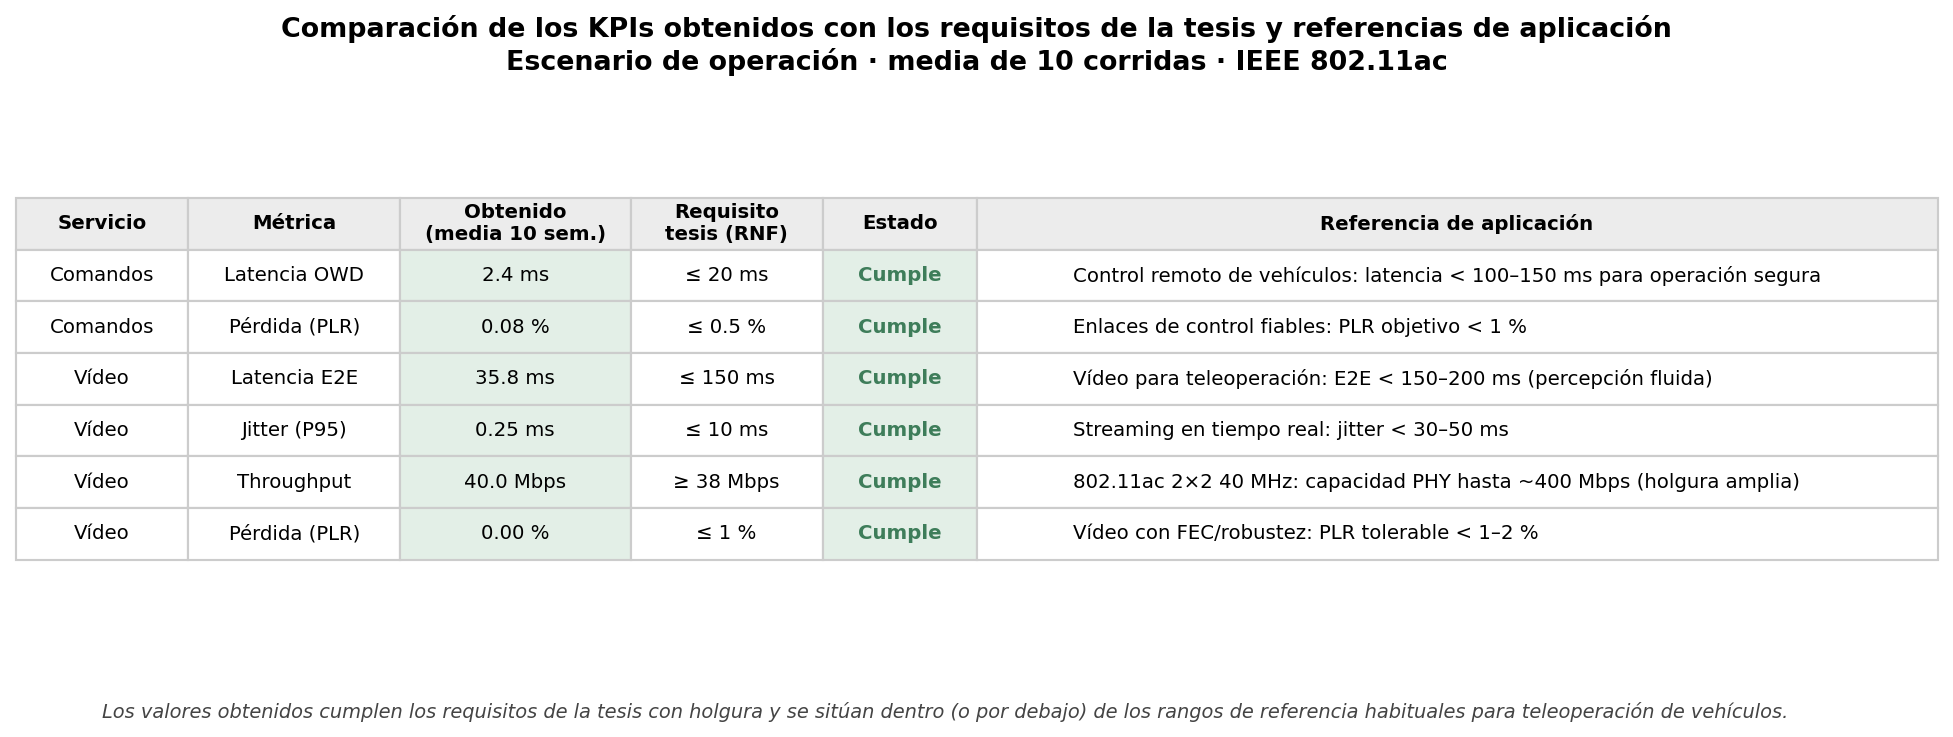

The script that saved this image:
"""
Comparación de KPIs — resultados vs. requisitos de la tesis y referencias de aplicación
=======================================================================================
Contrasta los KPIs obtenidos en la simulación (media de 10 semillas) con:
  (a) el requisito oficial de la tesis (RNF),
  (b) rangos de referencia típicos para teleoperación / control remoto de vehículos
      y los límites del estándar IEEE 802.11ac (referencias de aplicación, no papers
      específicos).

Genera comparacion_kpis.png (tabla sobria) e imprime el resumen.
Ejecutar:  python comparacion_kpis.py
"""
import os, sys, csv, glob
try: sys.stdout.reconfigure(encoding="utf-8")
except Exception: pass
import numpy as np
import matplotlib
matplotlib.use("Agg")
import matplotlib.pyplot as plt

HERE = os.path.dirname(os.path.abspath(__file__))
RES  = os.path.join(HERE, "..", "results")

def load_flow(p):
    d = {}
    for r in csv.DictReader(open(p)): d[r["name"]] = r
    return d

# media de las 10 semillas del escenario de operación
seed_files = sorted(glob.glob(os.path.join(RES, "principal_s*_v3_flow_stats.csv")))
if not seed_files:
    seed_files = [os.path.join(RES, "mobility_v3_flow_stats.csv")]
runs = [load_flow(p) for p in seed_files]
def media(grp, key):
    return float(np.mean([float(r[grp][key]) for r in runs if grp in r]))

# ---- filas de comparación ----
# (Servicio, Métrica, valor_obtenido, requisito_tesis, referencia_aplicacion)
obt = {
    "cmd_owd":  media("Comandos", "owd_ms"),
    "cmd_plr":  media("Comandos", "plr_pct"),
    "vid_e2e":  media("Video", "e2e_ms"),
    "vid_jit":  media("Video", "jitter_p95_ms"),
    "vid_tput": media("Video", "goodput_mbps"),
    "vid_plr":  media("Video", "plr_pct"),
}

filas = [
    ("Comandos", "Latencia OWD",  f"{obt['cmd_owd']:.1f} ms",  "≤ 20 ms",
     "Control remoto de vehículos: latencia < 100–150 ms para operación segura"),
    ("Comandos", "Pérdida (PLR)", f"{obt['cmd_plr']:.2f} %",   "≤ 0.5 %",
     "Enlaces de control fiables: PLR objetivo < 1 %"),
    ("Vídeo",    "Latencia E2E",  f"{obt['vid_e2e']:.1f} ms",  "≤ 150 ms",
     "Vídeo para teleoperación: E2E < 150–200 ms (percepción fluida)"),
    ("Vídeo",    "Jitter (P95)",  f"{obt['vid_jit']:.2f} ms",  "≤ 10 ms",
     "Streaming en tiempo real: jitter < 30–50 ms"),
    ("Vídeo",    "Throughput",    f"{obt['vid_tput']:.1f} Mbps","≥ 38 Mbps",
     "802.11ac 2×2 40 MHz: capacidad PHY hasta ~400 Mbps (holgura amplia)"),
    ("Vídeo",    "Pérdida (PLR)", f"{obt['vid_plr']:.2f} %",   "≤ 1 %",
     "Vídeo con FEC/robustez: PLR tolerable < 1–2 %"),
]

# ---- imprimir ----
for s, m, v, req, ref in filas:
    print(f"[{s:8s}] {m:14s} obtenido={v:10s} | tesis {req:9s} | ref: {ref}")

# ---- figura sobria ----
plt.rcParams.update({"font.size": 10, "axes.titleweight": "bold"})
C_OK, C_OK_BG, C_HEAD = "#3E7D5A", "#E3EFE7", "#Ececec"
fig, ax = plt.subplots(figsize=(16, 4.6)); ax.axis("off")
cell, colors = [], []
for s, m, v, req, ref in filas:
    cell.append([s, m, v, req, "Cumple", ref])
    colors.append(["white", "white", C_OK_BG, "white", C_OK_BG, "white"])
tab = ax.table(cellText=cell,
               colLabels=["Servicio", "Métrica", "Obtenido\n(media 10 sem.)",
                          "Requisito\ntesis (RNF)", "Estado", "Referencia de aplicación"],
               cellColours=colors, cellLoc="center", loc="center",
               colColours=[C_HEAD]*6,
               colWidths=[0.09, 0.11, 0.12, 0.10, 0.08, 0.50])
tab.auto_set_font_size(False); tab.set_fontsize(9.2); tab.scale(1, 2.0)
for (r, c), cellobj in tab.get_celld().items():
    cellobj.set_edgecolor("#CCC")
    if r == 0: cellobj.set_text_props(weight="bold")
    if c == 5 and r > 0: cellobj.set_text_props(ha="left")
    if c == 4 and r > 0: cellobj.set_text_props(weight="bold", color=C_OK)
ax.set_title("Comparación de los KPIs obtenidos con los requisitos de la tesis y "
             "referencias de aplicación\nEscenario de operación · media de 10 corridas · "
             "IEEE 802.11ac",
             fontsize=12.5, pad=16)
plt.figtext(0.5, 0.02,
    "Los valores obtenidos cumplen los requisitos de la tesis con holgura y se sitúan dentro "
    "(o por debajo) de los rangos de referencia habituales para teleoperación de vehículos.",
    ha="center", fontsize=9, style="italic", color="#444")
out = os.path.join(HERE, "comparacion_kpis.png")
plt.savefig(out, dpi=155, bbox_inches="tight"); plt.close()
print(f"\n[OK] {out}")
